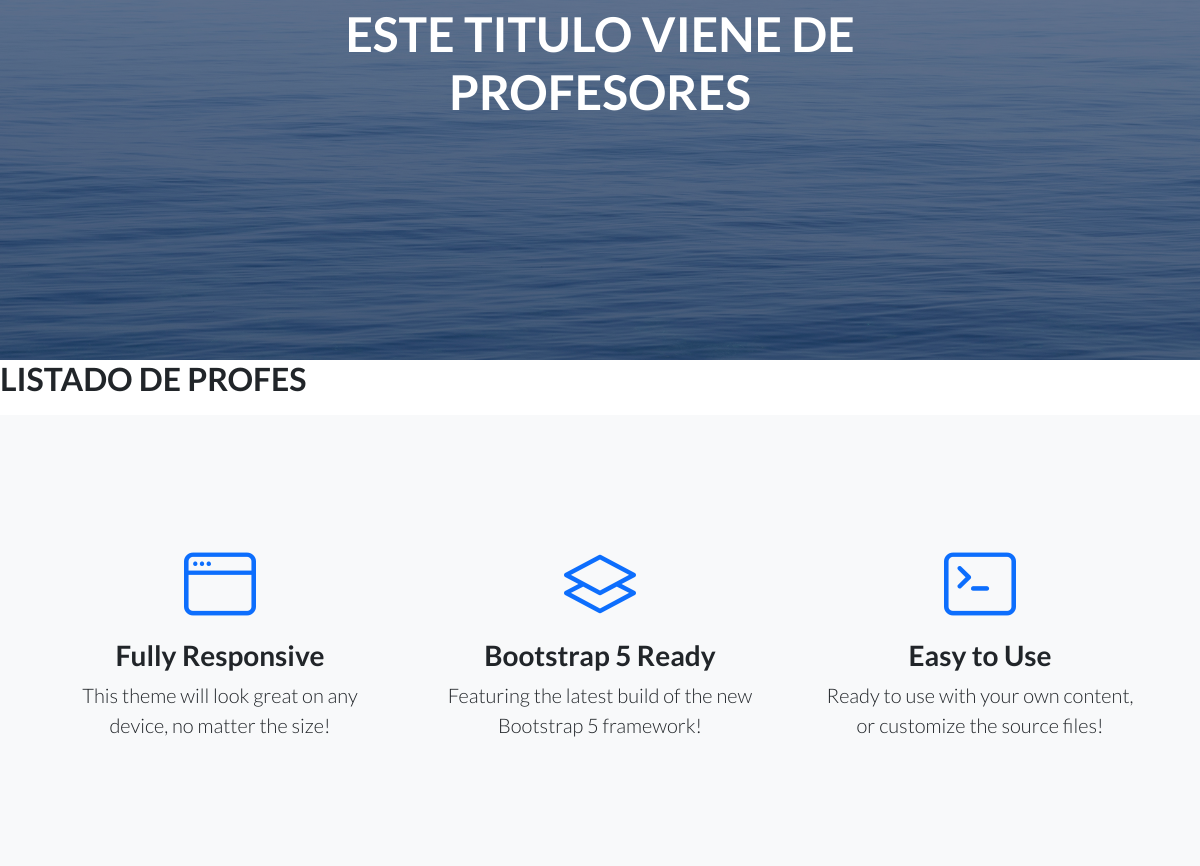
The app's page /AppCoder/leerProfesores/ (signed in, middle part), older data.
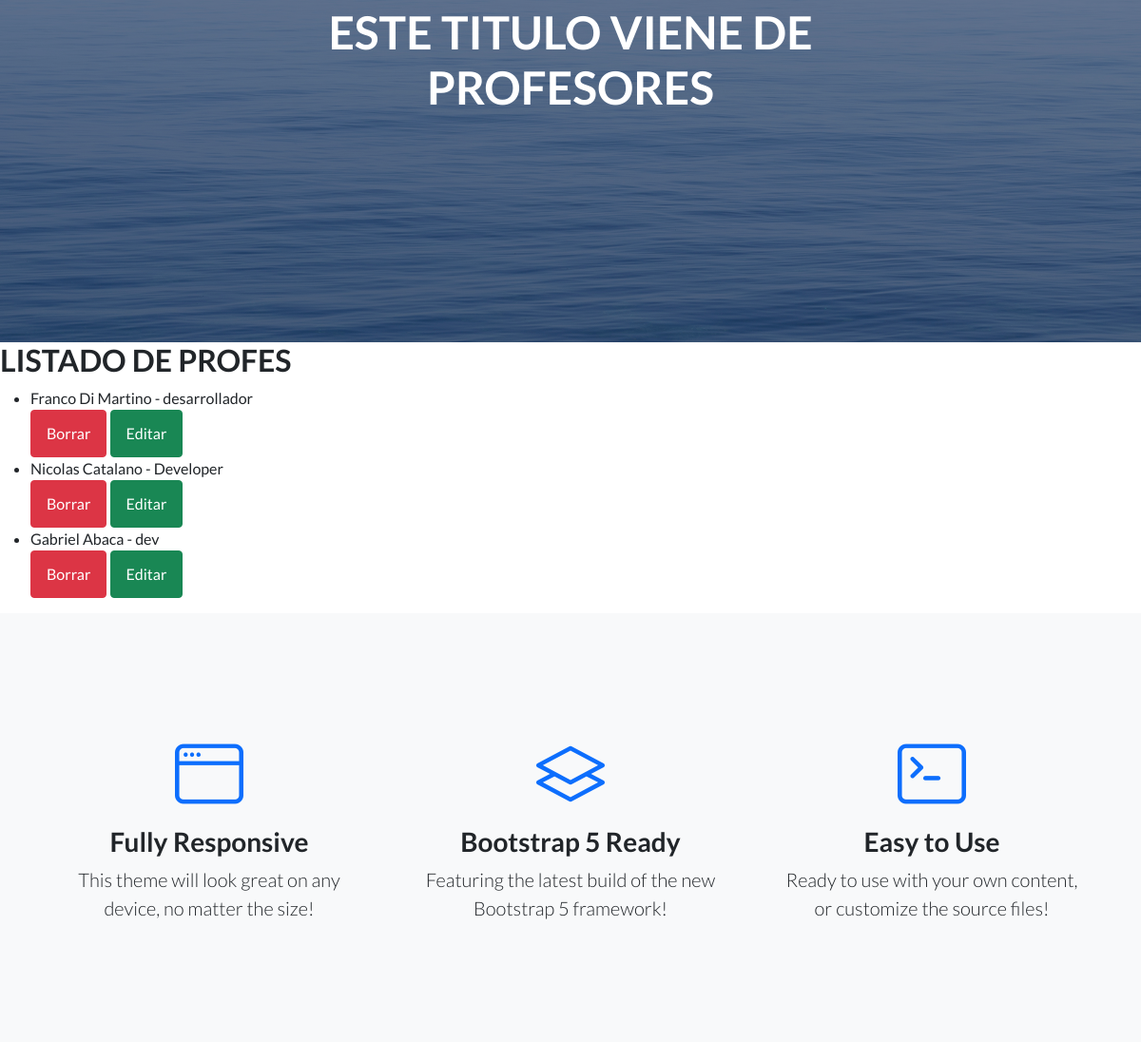
The same page, newer data.
### AppCoder/models.py (models this page shows)
class Profesor(models.Model):
    nombre= models.CharField(max_length=50)
    apellido= models.CharField(max_length=50)
    email= models.EmailField()
    profesion= models.CharField(max_length=50)

### AppCoder/views.py (the view)
# urls.py: path('leerProfesores/', leerProfesores, name="leerProfesores"),
@login_required
def leerProfesores(request):
    profesores=Profesor.objects.all()
    print(profesores)
    return render(request, "AppCoder/leerProfesores.html", {"profesores": profesores, "imagen":obtenerAvatar(request)})

### AppCoder/views.py (called while the page is built)
def obtenerAvatar(request):
    lista=Avatar.objects.filter(user=request.user)
    if len(lista)!=0:
        imagen=lista[0].imagen.url
    else:
        imagen="/media/avatares/avatarpordefecto.png"
    return imagen

### AppCoder/templates/AppCoder/leerProfesores.html (shortened to what this page needs)
{% extends "AppCoder/padre.html" %}
{% load static %}
{% block titulo %}
<h1 class="mb-5">ESTE TITULO VIENE DE PROFESORES</h1>
{% endblock %}
{% block contenido_que_cambia %}
<h2>LISTADO DE PROFES</h2>
<ul>
    {% for profe in profesores %}
    <li>{{ profe.nombre }} {{profe.apellido }} - {{ profe.profesion }}
    </li>
    <a class="btn btn-danger" href="{% url 'eleminarProfesor' profe.id %}">Borrar</a>
    <a class="btn btn-success" href="{% url 'editarProfesor' profe.id %}">Editar</a>
    {% endfor %}
</ul>
{% endblock %}

Row changes from the older to the newer data that the page shows:
added Profesor: nombre "Franco", apellido "Di Martino", profesion "desarrollador"
added Profesor: nombre "Nicolas", apellido "Catalano", profesion "Developer"
added Profesor: nombre "Gabriel", apellido "Abaca", profesion "dev"
